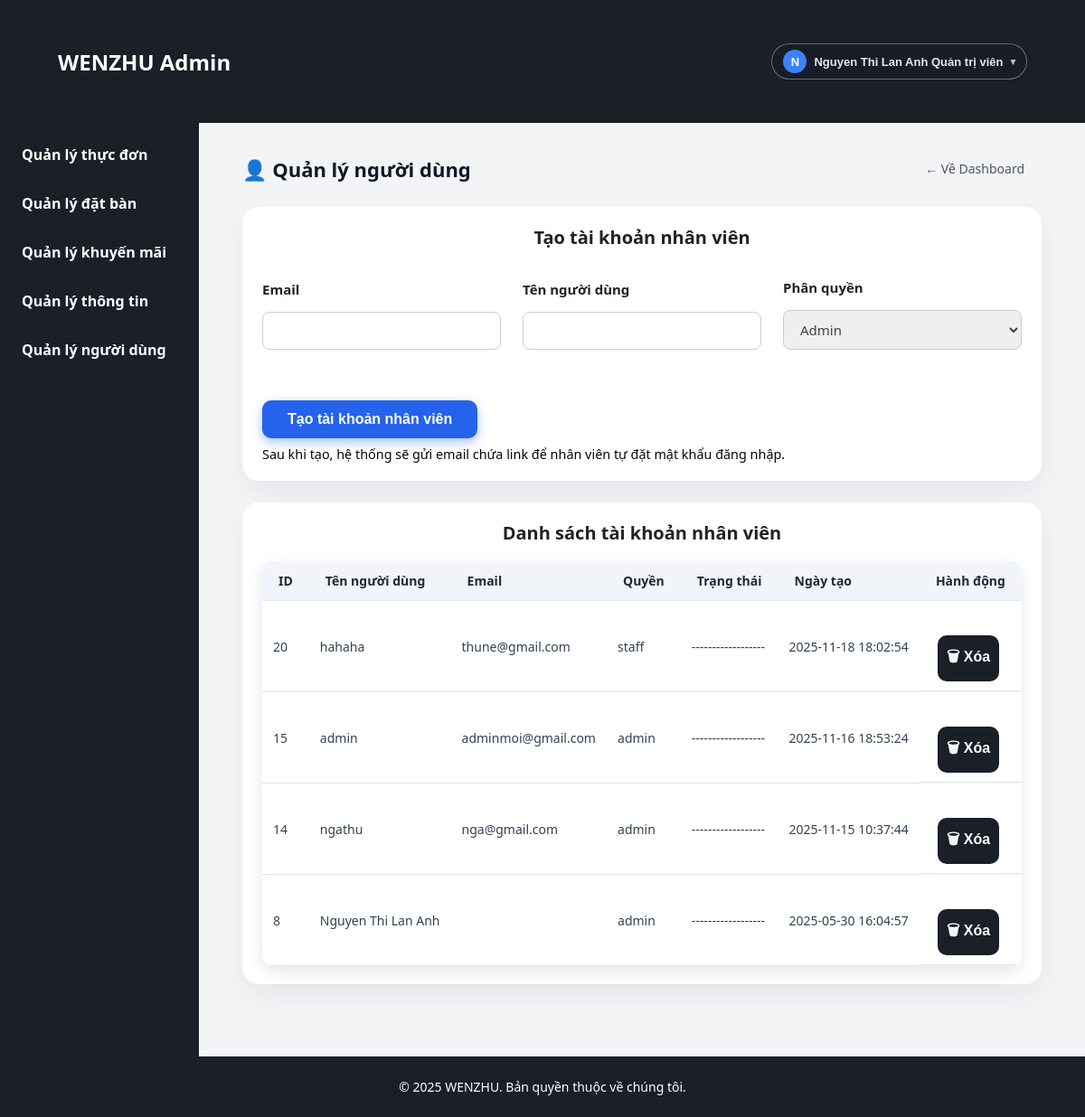
Page /admin/users_manage.php?tab=staff (signed in) on the committed database.
### tables this page shows
CREATE TABLE `users` (
  `id` int(11) NOT NULL,
  `username` varchar(50) NOT NULL,
  `email` varchar(255) NOT NULL,
  `password_hash` varchar(255) NOT NULL,
  `role` enum('admin','staff') DEFAULT 'staff',
  `created_at` datetime DEFAULT current_timestamp()
);

### includes/db.php (called while the page is built, shortened)
<?php
spl_autoload_register(function ($class) {
    $prefixes = [
        'App\\Controllers\\' => __DIR__ . '/../controllers/',
        'App\\Models\\'      => __DIR__ . '/classes/',
        'App\\Components\\'  => __DIR__ . '/classes/',
        'App\\'              => __DIR__ . '/classes/',
    ];
    foreach ($prefixes as $prefix => $baseDir) {
        $len = strlen($prefix);
        $relative = substr($class, $len);
        $file = $baseDir . str_replace('\\', '/', $relative) . '.php';
        if (is_file($file)) {
            return;
        }
    }
});
require_once __DIR__ . '/classes/db.php';
require_once __DIR__ . '/classes/auth.php';
if (file_exists(__DIR__ . '/classes/csrf.php')) {
    require_once __DIR__ . '/classes/csrf.php';
}
require_once __DIR__ . '/classes/components.php';

### includes/classes/auth.php (called while the page is built, shortened)
<?php
final class Auth {
    public static function guardAdmin(): void {
        $role = $_SESSION['user_role'] ?? '';
    }
}

### controllers/UserController.php (called while the page is built, shortened)
<?php
final class UserController
{
    public function handleManage(): array
    {
        $message   = '';
        $error     = '';
        $tab       = $_POST['tab'] ?? $_GET['tab'] ?? '';
        $customers = [];
        $staffs    = [];
        if ($tab === '' || $tab === 'staff') {
            $staffs = $this->getStaffList();
        }
        return [
            'message'   => $message,
            'error'     => $error,
            'tab'       => $tab,
            'customers' => $customers,
            'staffs'    => $staffs,
            'csrf'      => \App\Csrf::token(),
        ];
    }
    private function getStaffList(): array
    {
        $sql = "SELECT id, username, email, role, created_at
                FROM users
                WHERE role IN ('admin', 'staff')
                ORDER BY id DESC";
        $res = Db::conn()->query($sql);
        return $res->fetch_all(MYSQLI_ASSOC);
    }
}

### includes/classes/db.php (called while the page is built, shortened)
<?php
final class Db {
    private static ?\mysqli $conn = null;
    public static function conn(): \mysqli {
        if (!self::$conn) {
            self::$conn = new \mysqli('localhost', 'root', '', 'restaurant_db');
            self::$conn->set_charset('utf8mb4');
        }
        return self::$conn;
    }
}

### includes/classes/csrf.php (called while the page is built, shortened)
<?php
final class Csrf {
    public static function token(): string {
        return $_SESSION['csrf_token'];
    }
}

### admin/users_manage.php (the view, shortened to what this page needs)
<?php
require_once __DIR__ . '/../includes/db.php';
$ctl    = new UserController();
$result = $ctl->handleManage();
$tab       = $result['tab']       ?? ($_GET['tab'] ?? '');
$customers = $result['customers'] ?? [];
$staffs    = $result['staffs']    ?? [];
$csrf = $result['csrf'] ?? Csrf::token();
?>
<!DOCTYPE html>
<html lang="vi">
<head>
  <link rel="stylesheet" href="../assets/css/admin.css?v=<?= time(); ?>">
</head>
<body>
<?php include 'header.php'; ?>
<div class="admin-dashboard">
  <main class="admin-overview">
    <div class="page-topbar">
      <h2>👤 Quản lý người dùng</h2>
      <a href="dashboard.php" class="btn ghost">← Về Dashboard</a>
    </div>
    <?php if ($tab === 'customers'): ?>
      <section class="card">
        <h3>Danh sách tài khoản khách hàng</h3>
        <?php if (!$customers): ?>
          <p>Chưa có khách hàng nào.</p>
        <?php else: ?>
          <table class="table">
            <thead>
              <tr>
                <th>ID</th>
                <th>Họ tên</th>
                <th>Email</th>
                <th>Số điện thoại</th>
                <th>Ngày tạo</th>
                <th>Hành động</th>
              </tr>
            </thead>
            <tbody>
            <?php foreach ($customers as $c): ?>
              <tr>
                <form method="POST">
                  <input type="hidden" name="csrf" value="<?= $csrf ?>">
                  <input type="hidden" name="tab"  value="customers">
                  <input type="hidden" name="id"   value="<?= (int)$c['id'] ?>">
                  <td><?= (int)$c['id'] ?></td>
                  <td><?= htmlspecialchars($c['full_name']) ?></td>
                  <td>
                    <input type="email"
                           name="email"
                           value="<?= htmlspecialchars($c['email']) ?>"
                           required>
                  </td>
                  <td>
                    <input
                      type="tel"
                      name="phone"
                      value="<?= htmlspecialchars((string)$c['phone']) ?>"
                      inputmode="numeric"
                      pattern="^[0-9]{10,11}$"
                      minlength="10"
                      maxlength="11"
                      placeholder="10–11 chữ số"
                      title="Số điện thoại phải có 10–11 chữ số"
                    >
                  </td>
                  <td><?= htmlspecialchars($c['created_at']) ?></td>
                  <td class="actions-cell">
                    <button type="submit"
                            name="action"
                            value="update_customer"
                            class="btn small btn-inline">
                      💾 Lưu
                    </button>
                    <button type="submit"
                            name="action"
                            value="delete_customer"
                            class="btn small danger btn-inline"
                            onclick="return confirm('Xóa tài khoản khách hàng này?');">
                      🗑 Xóa
                    </button>
                  </td>
                </form>
              </tr>
            <?php endforeach; ?>
            </tbody>
          </table>
        <?php endif; ?>
      </section>
     <?php elseif ($tab === 'staff'): ?>
      <section class="card">
        <h3>Tạo tài khoản nhân viên</h3>
        <form method="POST" class="form-horizontal" autocomplete="off">
          <div class="form-group">
            <label for="staff_email">Email</label>
            <input type="email" id="staff_email" name="email" required>
          </div>
          <div class="form-group">
            <label for="staff_username">Tên người dùng</label>
            <input type="text" id="staff_username" name="username" required>
          </div>
          <div class="form-group">
            <label for="staff_role">Phân quyền</label>
            <select id="staff_role" name="role">
              <option value="admin">Admin</option>
            </select>
          </div>
          <div class="form-actions">
            <button type="submit" class="btn primary">Tạo tài khoản nhân viên</button>
          </div>
        </form>
        <p style="margin-top:8px;font-size:0.9rem;">
          Sau khi tạo, hệ thống sẽ gửi email chứa link để nhân viên tự đặt mật khẩu đăng nhập.
        </p>
      </section>
      <section class="card">
        <h3>Danh sách tài khoản nhân viên</h3>
        <?php if (!$staffs): ?>
          <p>Chưa có tài khoản nhân viên nào.</p>
        <?php else: ?>
          <table class="table">
            <thead>
              <tr>
                <th>ID</th>
                <th>Tên người dùng</th>
                <th>Email</th>
                <th>Quyền</th>
                <th>Trạng thái</th>
                <th>Ngày tạo</th>
                <th>Hành động</th>
              </tr>
            </thead>
            <tbody>
            <?php foreach ($staffs as $s): ?>
              <tr>
                <td><?= (int)$s['id'] ?></td>
                <td><?= htmlspecialchars($s['username']) ?></td>
                <td><?= htmlspecialchars($s['email']) ?></td>
                <td><?= htmlspecialchars($s['role']) ?></td>
                <td>
                  <?php if (!empty($s['password_hash'])): ?>
                    ------------------
                  <?php else: ?>
                    ------------------
                  <?php endif; ?>
                </td>
                <td><?= htmlspecialchars($s['created_at']) ?></td>
                <td class="actions-cell">
                  <form method="POST"
                        onsubmit="return confirm('Xóa tài khoản nhân viên này?');"
                        style="margin:0;">
                    <button type="submit"
                            name="action"
                            value="delete_staff"
                            class="btn small danger btn-inline">
                      🗑 Xóa
                    </button>
                  </form>
                </td>
              </tr>
            <?php endforeach; ?>
            </tbody>
          </table>
        <?php endif; ?>
      </section>
      <?php endif; ?>
  </main>
</div>
</body>
</html>

### assets/css/admin.css (style rules this page uses)
* { margin: 0; padding: 0; box-sizing: border-box; }
body { font-family: 'Segoe UI', Tahoma, Geneva, Verdana, sans-serif; background: #f5f5f5; color: #070707; min-height: 100vh; display: flex; flex-direction: column; }
a { text-decoration: none; transition: all 0.3s ease; }
.admin-dashboard { display: flex; flex: 1; min-height: calc(100vh - 150px); }
.admin-overview { flex-grow: 1; padding: 2rem 3rem 5rem 3rem; background: #f3f4f6; }
.admin-overview h2 { color: #1e293b; font-size: 24px; }
.page-topbar { display: flex; align-items: center; justify-content: space-between; gap: 1rem; margin-bottom: 1.5rem; }
.page-topbar h2 { margin: 0; font-size: 22px; font-weight: 700; color: #111827; }
form label, .form-container label { display: block; font-weight: 600; margin-top: 20px; margin-bottom: 6px; color: #222; font-size: 15px; }
input, textarea, form input[type="text"], form input[type="number"], form input[type="email"], form input[type="password"], form textarea, form select, .form-container input[type="text"], .form-container input[type="email"], .form-container input[type="number"] { width: 100%; padding: 10px 14px; margin-top: 5px; border: 1.8px solid #ccc; border-radius: 8px; font-size: 15px; font-family: inherit; color: #444; transition: border-color 0.25s ease; }
.btn, button[type="submit"] { display: inline-flex; align-items: center; justify-content: center; padding: 8px 18px; border-radius: 999px; border: 1px solid #d1d5db; background: #f9fafb; color: #111827; font-size: 14px; font-weight: 500; cursor: pointer; text-decoration: none; gap: 6px; transition: background-color 0.15s ease, box-shadow 0.15s ease, border-color 0.15s ease, transform 0.05s ease; }
button[type="submit"] { margin-top: 28px; background-color: #1a1f28; color: #fff; font-weight: 700; font-size: 16px; padding: 12px 28px; border: none; border-radius: 10px; box-shadow: 0 5px 12px rgba(255, 255, 255, 0.5); }
.btn.primary { background: #2563eb; border-color: #2563eb; color: #ffffff; box-shadow: 0 4px 12px rgba(37, 99, 235, 0.4); }
.btn.ghost { background: transparent; border-color: transparent; color: #4b5563; box-shadow: none; }
.btn-inline { display: inline-flex; align-items: center; justify-content: center; width: auto !important; min-width: 0; padding: 0.45rem 1.2rem; margin-left: 0.5rem; }
.form-actions { margin-top: 16px; display: flex; gap: 10px; align-items: center; }
.form-actions .btn { min-width: 110px; }
table { width: 100%; border-collapse: collapse; margin-top: 18px; background: white; border-radius: 12px; overflow: hidden; box-shadow: 0 6px 18px rgba(0, 0, 0, 0.1); }
thead { background: #f1f5f9; }
thead th, th { padding: 12px 18px; font-size: 14px; font-weight: 700; color: #1e293b; border-bottom: 1px solid #e2e8f0; text-align: left; user-select: none; }
th { background-color: #f1f4f8; color: #555; }
tbody tr { border-bottom: 1px solid #f1f5f9; }
tbody td, td { padding: 10px 12px; font-size: 14px; color: #334155; text-align: left; border-bottom: 1px solid #e1e5eb; vertical-align: middle; }
td { padding: 14px 18px; font-size: 15px; color: #444; }
.admin-overview td:last-child { text-align: center; }
.action-links, .actions-cell { display: flex; align-items: center; gap: 8px; white-space: nowrap; }
h2, h3 { text-align: center; font-weight: 700; color: #222; margin-bottom: 25px; user-select: none; }

### admin/users_manage.php (style rules this page uses)
.card { background: #fff; border-radius: 18px; padding: 20px 22px; box-shadow: 0 12px 30px rgba(15,23,42,.06); margin-top: 24px; }
.card h3 { margin-top: 0; margin-bottom: 12px; font-size: 20px; }
.actions-cell { white-space: nowrap; }
.actions-cell .btn-inline { display: inline-flex; align-items: center; justify-content: center; margin-right: 6px; padding-inline: 10px; }
.form-horizontal { display: grid; grid-template-columns: repeat(auto-fit, minmax(220px, 1fr)); gap: 12px 24px; align-items: end; }
.form-horizontal .form-group { display: flex; flex-direction: column; gap: 4px; }
.form-horizontal .form-actions { display: flex; gap: 8px; justify-content: flex-start; }

### rows in the picture
users: id "20", username "hahaha", email "thune@gmail.com", role "staff", created_at "2025-11-18 18:02:54"
users: id "15", username "admin", email "adminmoi@gmail.com", role "admin", created_at "2025-11-16 18:53:24"
users: id "14", username "ngathu", email "nga@gmail.com", role "admin", created_at "2025-11-15 10:37:44"
users: id "8", username "Nguyen Thi Lan Anh", role "admin", created_at "2025-05-30 16:04:57"

### other values in the picture
$avatarLetter "N"
$username "Nguyen Thi Lan Anh"
$roleLabel "Quản trị viên"
$item['label'] "Quản lý thực đơn"
$item['label'] "Quản lý đặt bàn"
$item['label'] "Quản lý khuyến mãi"
$item['label'] "Quản lý thông tin"
$item['label'] "Quản lý người dùng"
$this->year "2025"
$this->brand "WENZHU"
